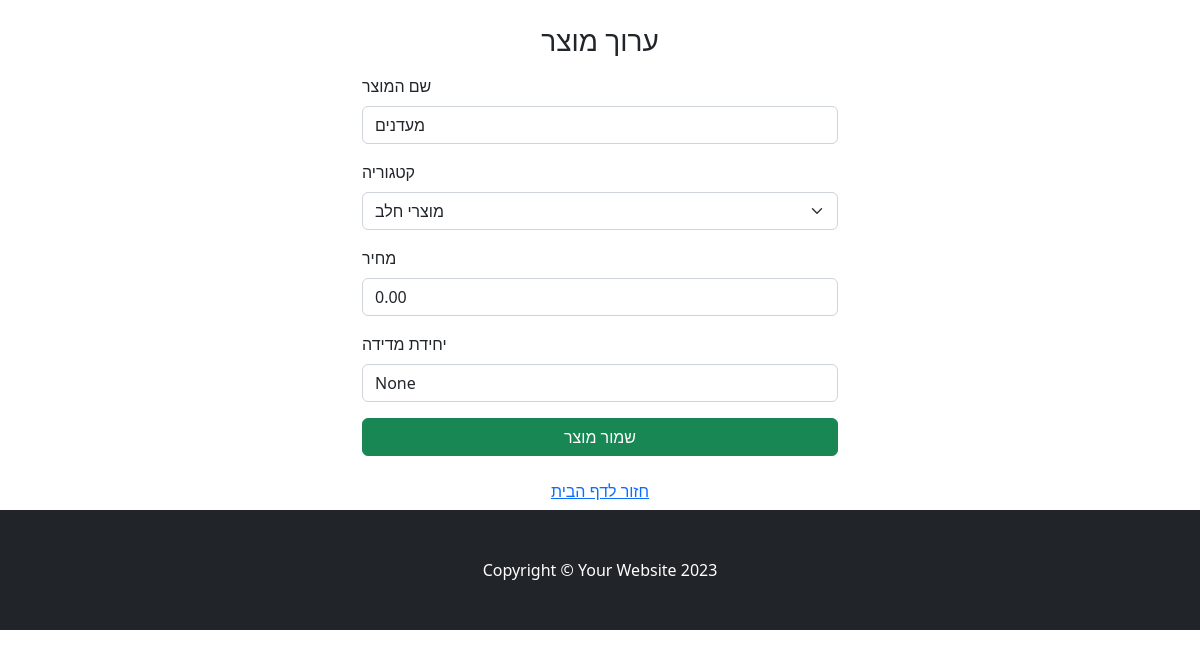
Page /product/24/edit on the committed database.
### tables this page shows
CREATE TABLE products (
        id INTEGER PRIMARY KEY AUTOINCREMENT,
        name TEXT NOT NULL,
        unit TEXT ,
        price REAL,
        category_id INTEGER,
        FOREIGN KEY (category_id) REFERENCES categories(id)
    );

CREATE TABLE categories (
        id INTEGER PRIMARY KEY AUTOINCREMENT,
        name TEXT UNIQUE NOT NULL
    );

### WebApp/app.py (the view)
@app.route('/product/<int:product_id>/edit', methods=['GET', 'POST'])
def edit_product(product_id):
    product = database_read(f"select p.*,cat.name as catName from products p left JOIN categories  cat on category_id = cat.id where p.id ='{product_id}';")
    category =  database_read(f"select * from categories order by name;")
    if request.method == 'POST':
        form = dict(request.values)
        form['id'] = request.form['id']
        form['name'] = request.form['name']
        form['price'] = request.form['price']
        form['unit'] = request.form['unit']
        form['category'] = request.form['category']
        sql = "UPDATE products SET name =:name, price =:price,category_id =:category, unit =:unit where id =:id"
        ok = database_write(sql,form)
        if ok == 1:
            flash(f"Product Saved!", "success")
            message = 'Product saved successfully'
            product = database_read(f"select p.*,cat.name as catName from products p left JOIN categories  cat on category_id = cat.id where p.id ='{request.form['id']}';")
            data = database_read(f"select p.*,cat.name as catName from products p left JOIN categories cat on category_id = cat.id")
            return render_template('index.html', all_items=data,categories=category,messages=message)
    else:
        return render_template('edit_product.html', products=product,categories=category)

### WebApp/HandelDB.py (called while the page is built)
def database_read(sql,data=None):
    connection = sqlite3.connect(database_filename)
    connection.row_factory = sqlite3.Row
    db = connection.cursor()
    if data:
         db.execute(sql, data)
    else:
         db.execute(sql)
    records = db.fetchall()
    rows = [dict(record) for record in records]
    db.close()
    connection.close()
    return rows

### WebApp/app.py (called while the page is built)
@app.context_processor
def inject_user():
    return dict(user=flask_login.current_user)

@app.teardown_appcontext
def close_connection(exception):
    db = getattr(g, '_database', None)
    if db is not None:
        db.close()

@app.context_processor
def inject_collected_count():
    def get_collected_count(list_id=None):
        if list_id is None:
            return 0
        sql = f"SELECT COUNT(*) as count FROM product_in_list WHERE list_id = '{list_id}' AND collected = 1"
        result = database_read(sql)
        return result[0]['count'] if result else 0
    return dict(get_collected_count=get_collected_count)

@app.after_request
def add_header(response):
    if request.path.endswith('service-worker.js'):
        response.headers['Content-Type'] = 'application/javascript'
    if request.path.endswith('manifest.json'):
        response.headers['Content-Type'] = 'application/manifest+json'
    return response

### WebApp/templates/edit_product.html (shortened to what this page needs)
{% extends 'base.html' %}
{% block content %}
<div class="container mt-4" style="max-width: 500px;">
    <h3 class="mb-3 text-center">ערוך מוצר</h3>
    {% for product in products%}
    <form  method="POST">
      <div class="mb-3">
        <label for="name" class="form-label">שם המוצר</label>
        <input type="text" class="form-control" id="name" name="name" value="{{ product.name }}" required>
      </div>
<div class="mb-3">
  <label for="category" class="form-label">קטגוריה</label>
  <select class="form-select" id="category" name="category" required>
    {% for cat in categories %}
             <option value="{{ cat.id }}" {% if cat.id == product.category_id|int %}selected{% endif %}>{{ cat.name }}</option>
    {% endfor %}
  </select>
</div>
      <div class="mb-3">
        <label for="price" class="form-label">מחיר</label>
        <input type="number" step="0.01" class="form-control" id="price" name="price" value="{{ product.price if product.price is not none else '0.00'  }}">
      </div>
      <div class="mb-3">
        <label for="unit" class="form-label">יחידת מדידה</label>
        <input type="text" class="form-control" id="unit" name="unit" value="{{ product.unit }}">
      </div>
      <button type="submit" class="btn btn-success w-100">שמור מוצר</button>
    </form>
{% endfor %}
    <div class="text-center mt-3">
      <a href="{{ url_for('index') }}" class="btn btn-link">חזור לדף הבית</a>
    </div>
  </div>
  {% endblock %}

### rows in the picture
products: name "מעדנים", category "מוצרי חלב", price "0.00", unit "None"
